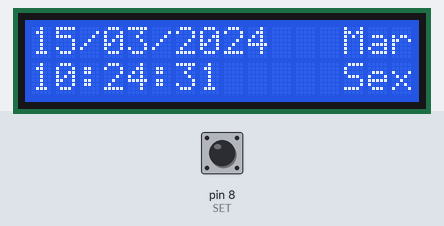
The sketch below on a simulated Arduino Uno, built with avr-gcc and run on an emulated ATmega328P. On the bench: 16×2 character LCD. The inputs (shaded band) are chosen by the test bench; at power-on: pin 8 (SET) LOW. The local clock reads 2024-03-15 10:24:30 at power-on unless the sketch sets it.

Above: at 1.2 s.
1.3 s: pin 8 (SET) pulled HIGH for 0.15 s
At 2.8 s:
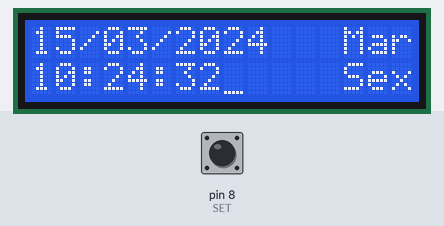
3.5 s: pin 8 (SET) pulled HIGH for 1 s
At 3.9 s:
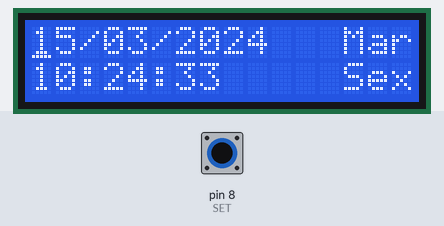
6.0 s: pin 8 (SET) pulled HIGH for 0.15 s
7.6 s: pin 8 (SET) pulled HIGH for 1 s
At 8.8 s:
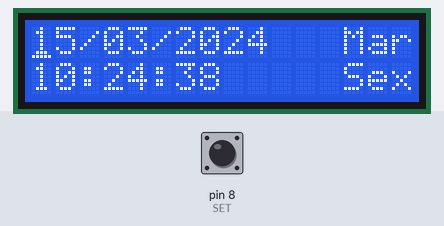
Timing chart, 0 to 10.6 s (numbered marks = the images above; inputs shaded):
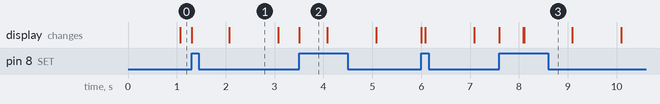

Measured:
- what the display in image 1 shows lasts 1.0 s, from 2.1 s to 3.1 s
- what the display in image 2 shows lasts 0.6 s, from 3.5 s to 4.1 s

The sketch:

Relogio_v1_00.ino
```cpp
/*
  Versão: 1.00
  Mostrar Data, Hora, Mês e Dia da Semana no display LCD(16,2)
  Formato: 0123456789111111
                     012345
           ----------------
           dd/mm/yy     mmm
           HH:MM:SS     ddd

  onde: dd = dia
        mm = mês numérico
        yyyy = ano
        mmm = (Jan, Fev, Mar, Abr, Mai, Jun, Jul, Ago, Set, Out, Nov, Dez)
        ddd = (Seg, Ter, Qua, Qui, Sex, Sab, Dom)

*/

#include <LiquidCrystal595.h>
#include <DS1307RTC.h>
#include <Wire.h>
#include <Time.h>

#define TIME_DELAY 1000 // tempo para refresh do display lcd
#define TIME_PRESS 500 // tempo
#define SET 8 // botão de Ajuste D8

// inicializar display
LiquidCrystal595 lcd(2,3,4);
tmElements_t tm;

unsigned long pressTime;
int lastTime = 0;
byte dia = 0;
boolean stateSet;
boolean stateCursor =  false;
int blinkcursor = 0;

String meses[12] = {"Jan", "Fev", "Mar", "Abr", "Mai", "Jun", "Jul", "Ago", "Set", "Out", "Nov", "Dez"};
String dias_semana[7] = {"Dom", "Seg", "Ter", "Qua", "Qui", "Sex", "Sab"};

void setup() {
  Serial.begin(9600);

  pinMode(SET, INPUT);
  lcd.begin(16,2); // definir col x lin do display
  lcd.noCursor();

  lastTime = millis();
  blinkcursor = millis();
}

void loop() {

  if (RTC.read(tm)) {

    // refresh no display quando mudar de dia
    if (tm.Day != dia) {
       dia = tm.Day; // guarda ultimo dia
       showDate();
       showMonth();
       showTime();
       showDiaSemana();
    };

  } else {
    if (RTC.chipPresent()) {
      Serial.println("DS1307 nao esta conectado!");
    } else {
      Serial.println("DS1307 erro de leitura!");
    }
    delay(10000);
  }

  // mostrar a hora a cada segundo
  if ((millis() - lastTime) > TIME_DELAY) {
     showTime();
     lastTime = millis();
  };


  // acionado botão de Ajuste ?
  stateSet = digitalRead(SET);

  if (stateSet == HIGH && (millis() - pressTime) > TIME_PRESS) {
     lcd.setCursor(0,0);
     lcd.cursor();

     stateSet = LOW;
     pressTime = millis();
  };

}


void showDate(){
  /* Mostrar o calendario no LCD */
  lcd.setCursor(0,0);
  lcd.print(fmtdigits(tm.Day) + '/' + fmtdigits(tm.Month) + '/' + fmtdigits(tmYearToCalendar(tm.Year)));
}

void showTime() {
  /* mostrar Horário no display LCD */
  lcd.setCursor(0,1);
  lcd.print(fmtdigits(tm.Hour) + ":" + fmtdigits(tm.Minute) + ":" + fmtdigits(tm.Second));
}

void showMonth() {
  /* mostrar Mes [AAA] no display  */
  lcd.setCursor(13,0);
  lcd.print(meses[tm.Month-1]);
}

void showDiaSemana() {
  lcd.setCursor(13,1);
  lcd.print(dias_semana[tm.Wday-1]);

}


String fmtdigits(int number) {
  /* inserir zero a esquerda de numeros < 10 */
  String s = "";

  if (number >= 0 && number < 10) {
     s = s + '0';
  }
  s = s + String(number);

  return(s);
}
```
